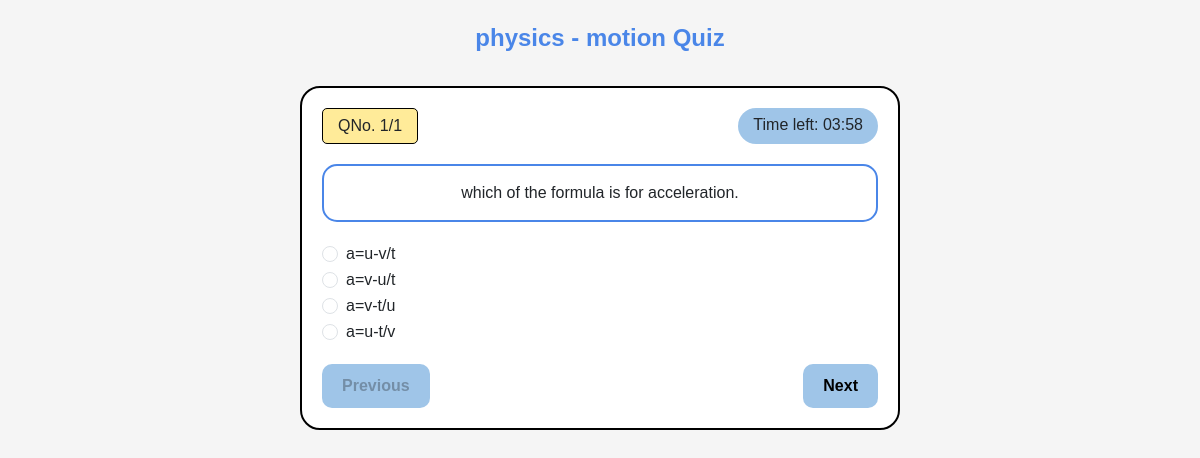
Screenshot of /start_quiz/3 with the database file from the repository.
### application/models.py (models this page shows)
class Subject(db.Model):
    id = db.Column(db.Integer(), primary_key=True,unique=True)
    name = db.Column(db.String(), nullable=False,unique=True)
    description = db.Column(db.Text())
    chapters = db.relationship('Chapter', backref='subject', lazy='dynamic')

class Chapter(db.Model):
    id = db.Column(db.Integer(), primary_key=True)
    name = db.Column(db.String(), nullable=False, unique=True)
    description = db.Column(db.Text())
    subject_id = db.Column(db.Integer(), db.ForeignKey('subject.id'), nullable=False)
    quizzes = db.relationship('Quiz', backref='chapter', lazy='dynamic')

class Question(db.Model):
    id = db.Column(db.Integer, primary_key=True)
    quiz_id = db.Column(db.Integer, db.ForeignKey('quiz.id'), nullable=False)
    question_text = db.Column(db.Text, nullable=False)
    option1 = db.Column(db.String(), nullable=False)
    option2 = db.Column(db.String(), nullable=False)
    option3 = db.Column(db.String(), nullable=False)
    option4 = db.Column(db.String(), nullable=False)
    correct_option = db.Column(db.Integer, nullable=False)

### application/controllers.py (the view)
@app.route("/start_quiz/<int:quiz_id>", methods=["GET"])
def start_quiz(quiz_id):
    username = session.get('username')
    this_user = User.query.filter_by(username=username).first()
    quiz = Quiz.query.get_or_404(quiz_id)
    questions = Question.query.filter_by(quiz_id=quiz_id).all()
    if not questions:
        flash("This quiz has no questions yet!", "warning")
        return redirect("/user_dashboard")
    start_time = dt.now()
    end_time = start_time + timedelta(minutes=quiz.time_duration)
    session['quiz_start_time'] = start_time.timestamp()
    session['quiz_end_time'] = end_time.timestamp()
    session['current_quiz_id'] = quiz_id
    return render_template("user/start_quiz.html",
                          quiz=quiz,
                          questions=questions,
                          current_question=0,
                          total_questions=len(questions),
                          user=this_user,
                          time_remaining=quiz.time_duration*60)  # Time in seconds

### templates/user/start_quiz.html (shortened to what this page needs)
<!DOCTYPE html>
<html lang="en">
<head>
    <link rel="stylesheet" href="../static/style.css">
    <link href="https://cdn.jsdelivr.net/npm/bootstrap@5.3.3/dist/css/bootstrap.min.css" rel="stylesheet">
</head>
<body>
    <div class="header">{{ quiz.chapter.subject.name }} - {{ quiz.chapter.name }} Quiz</div>
    <div class="quiz-container">
        <form id="quizForm" action="/submit_quiz" method="post">
            <div class="question-info">
                <div class="question-number">QNo. {{ current_question + 1 }}/{{ total_questions }}</div>
                <div class="timer" id="timer">Time left: <span id="time-remaining"></span></div>
            </div>
            {% for question in questions %}
            <div class="question-container" id="question-{{ loop.index0 }}" {% if loop.index0 != current_question %}style="display: none;"{% endif %}>
                <div class="question-statement">
                    {{ question.question_text }}
                </div>
                <div class="options">
                    <div class="form-check">
                        <input class="form-check-input" type="radio" name="question_{{ question.id }}" value="1" id="q{{ question.id }}_option1">
                        <label class="form-check-label" for="q{{ question.id }}_option1">
                            {{ question.option1 }}
                        </label>
                    </div>
                    <div class="form-check">
                        <input class="form-check-input" type="radio" name="question_{{ question.id }}" value="2" id="q{{ question.id }}_option2">
                        <label class="form-check-label" for="q{{ question.id }}_option2">
                            {{ question.option2 }}
                        </label>
                    </div>
                    <div class="form-check">
                        <input class="form-check-input" type="radio" name="question_{{ question.id }}" value="3" id="q{{ question.id }}_option3">
                        <label class="form-check-label" for="q{{ question.id }}_option3">
                            {{ question.option3 }}
                        </label>
                    </div>
                    <div class="form-check">
                        <input class="form-check-input" type="radio" name="question_{{ question.id }}" value="4" id="q{{ question.id }}_option4">
                        <label class="form-check-label" for="q{{ question.id }}_option4">
                            {{ question.option4 }}
                        </label>
                    </div>
                </div>
            </div>
            {% endfor %}
            <div class="buttons">
                <button type="button" class="quiz-button" id="prevBtn" onclick="showPreviousQuestion()" {% if current_question == 0 %}disabled{% endif %}>Previous</button>
                <button type="button" class="quiz-button" id="nextBtn" onclick="showNextQuestion()">Next</button>
            </div>
        </form>
    </div>
</body>
</html>

### static/style.css (style rules this page uses)
* { margin:0px }

### templates/user/start_quiz.html (style rules this page uses)
body { font-family: Arial, sans-serif; display: flex; flex-direction: column; align-items: center; min-height: 100vh; margin: 0; padding: 20px; background-color: #f5f5f5; }
.header { text-align: center; color: #4a86e8; font-size: 24px; font-weight: bold; margin-bottom: 20px; }
.quiz-container { width: 600px; background: white; border-radius: 20px; border: 2px solid #000; padding: 20px; position: relative; margin-top: 10px; }
.question-info { display: flex; justify-content: space-between; margin-bottom: 20px; }
.question-number { background: #ffeb99; border: 1px solid #000; border-radius: 5px; padding: 5px 15px; }
.timer { background: #9fc5e8; border-radius: 20px; padding: 5px 15px; }
.question-statement { border: 2px solid #4a86e8; border-radius: 15px; padding: 15px; margin-bottom: 20px; text-align: center; }
.options { margin-bottom: 20px; }
.buttons { display: flex; justify-content: space-between; }
.quiz-button { background: #9fc5e8; border: none; border-radius: 10px; padding: 10px 20px; cursor: pointer; font-weight: bold; }

### rows the page displays
Subject: chapter.subject.name "physics"
Chapter: chapter.name "motion"
Question: question_text "which of the formula is for acceleration.", option1 "a=u-v/t", option2 "a=v-u/t", option3 "a=v-t/u", option4 "a=u-t/v"

### other values shown
{{ current_question + 1 }} "1"
{{ total_questions }} "1"
